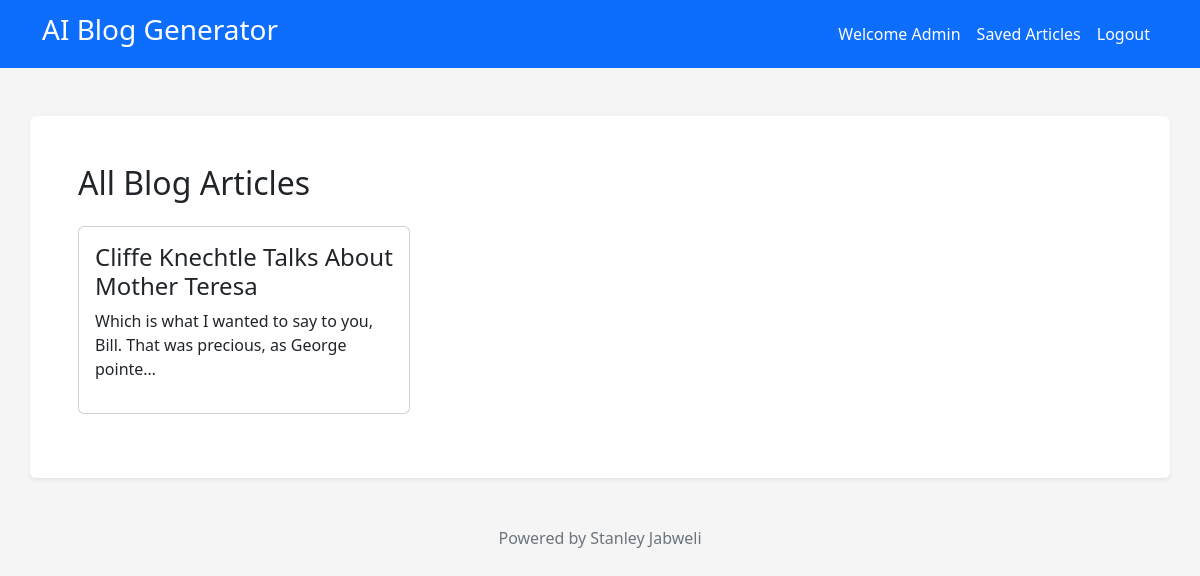
The page /blog-list (signed in) on the database its author committed.
### blog_generator/models.py (models this page shows, shortened)
class BlogPost(models.Model):
    user = models.ForeignKey(User, on_delete=models.CASCADE)
    youtube_title = models.CharField(max_length=300)
    youtube_link = models.URLField()
    content = models.TextField()
    created_at = models.DateTimeField(auto_now_add=True)

### blog_generator/views.py (the view)
# urls.py: path("blog-list", views.blog_list, name="blog_list"),
@login_required
def blog_list(request):
    articles = BlogPost.objects.filter(user=request.user)
    return render(request, "articles.html", {"articles": articles})

### templates/articles.html (shortened to what this page needs)
{% load static %}
<!DOCTYPE html>
<html lang="en">
  <head>
    <link rel="stylesheet" href="{% static 'assets/css/bootstrap.min.css' %}" />
  </head>
  <body style="background-color: #f5f5f5">
    <nav
      class="navbar navbar-expand-md bg-primary navbar-dark"
      aria-label="Navbar"
    >
      <div class="container">
        <a class="navbar-brand col-lg-3 me-0" href="/">
          <h3>AI Blog Generator</h3>
        </a>
        <div class="collapse navbar-collapse" id="navbarsExample11">
          <ul class="navbar-nav col-lg-12 justify-content-lg-end">
            <li class="nav-item">
              <a class="nav-link active" aria-current="page" href="#"
                >Welcome {{user.username}}</a
              >
            </li>
            <li class="nav-item">
              <a class="nav-link active" href="/blog-list">Saved Articles</a>
            </li>
            <li class="nav-item">
              <a class="nav-link active" href="/logout">Logout</a>
            </li>
          </ul>
        </div>
      </div>
    </nav>
    <main>
      <div class="container">
        <div class="row">
          <div
            class="col-md-12 mx-auto shadow-sm py-4 py-lg-5 px-3 px-lg-5 mt-5 rounded-2 bg-white"
          >
            <div class="mb-4">
              <h2>All Blog Articles</h2>
            </div>
            <div class="row">
              {% for article in articles reversed %}
              <div class="col-md-4 mb-3">
                <a href="article/{{article.id}}" class="nav-link">
                  <div class="card">
                    <div class="card-body">
                      <h4>{{article.youtube_title}}</h4>
                      <p>{{article.content|truncatechars:80}}</p>
                    </div>
                  </div>
                </a>
              </div>
              {% endfor %}
            </div>
          </div>
        </div>
      </div>
    </main>
    <footer class="mt-5 text-center text-secondary">
      <p>Powered by Stanley Jabweli</p>
    </footer>
  </body>
</html>

### rows shown on the page
BlogPost: youtube_title "Cliffe Knechtle Talks About Mother Teresa", content "Which is what I wanted to say to you, Bill. That was precious, as George pointe…"

### other values the page prints
{{ user.username }} "Admin"
